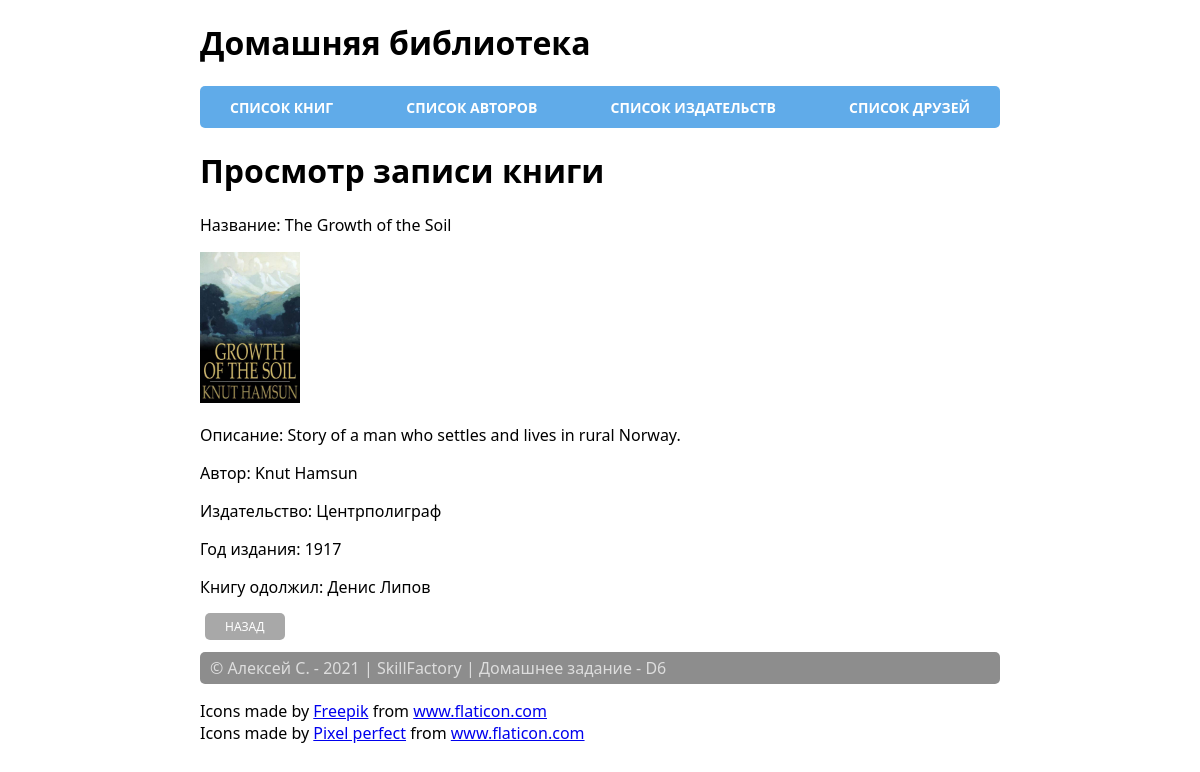
Screenshot of /book/1/ with the database file from the repository.
### home_library/models.py (models this page shows, shortened)
class Book(models.Model):
    ISBN = models.CharField(max_length=13,
                            verbose_name=_("Международный стандартный "
                                           "книжный номер"))
    title = models.TextField(verbose_name=_("Название"))
    description = models.TextField(verbose_name=_("Аннотация"))
    year_release = models.SmallIntegerField(verbose_name=_("Год издания"))
    copy_count = models.SmallIntegerField(verbose_name=_("Число копий"), null=True)
    price = models.DecimalField(max_digits=12, decimal_places=2, null=True,
                                verbose_name=_("Цена"))
    author = models.ForeignKey("home_library.Author", on_delete=models.CASCADE,
                               verbose_name=_("Автор"), related_name="book_author")
    publisher = models.ForeignKey("home_library.publisher", on_delete=SET_NULL, null=True,
                                  verbose_name=_("Издательство"), related_name="book_publisher")
    friends = models.ForeignKey("home_library.Friend", on_delete=SET_NULL, null=True, verbose_name=_("Должник"), related_name="book_friend")
    photo = models.ImageField(upload_to='book_photo', blank=True, verbose_name=_("Изображение книги"), null=True)

class Author(models.Model):
    full_name = models.TextField(verbose_name=_("Имя автора"))
    birth_year = models.SmallIntegerField(verbose_name=_("Год рожения"))
    country = models.CharField(max_length=2, verbose_name=_("Страна"))

class Publisher(models.Model):
    name = models.TextField(verbose_name='Название')
    address = models.TextField(verbose_name='Юридический адрес')
    web = models.TextField(verbose_name='Web-сайт')

class Friend(models.Model):
    full_name = models.TextField(verbose_name=_("Имя друга"))
    address = models.TextField(verbose_name=_("Адрес"))
    phone = models.TextField(verbose_name=_("Телефон"))

### home_library/views.py (the view)
# urls.py: path('book/<int:pk>/', BookDetail.as_view(), name='book_detail'),
class BookDetail(DetailView):
    model = Book
    template_name = 'book_detail.html'

### home_library/templates/book_detail.html (shortened to what this page needs)
{% extends 'base.html' %}
{% block extra_content %}
<h1>Просмотр записи книги</h1>
<p>Название: {{ book.title }}</p>
<p>
    {% if book.photo %}
    <img src="{{ book.photo.url }}" alt="" width="100px" height="auto">
    {% else %}
    <strong>Нет изображения книги</strong>
    {% endif %}
</p>
<p>Описание: {{ book.description }}</p>
<p>Автор: {{ book.author.full_name }}</p>
<p>Издательство: {{ book.publisher.name }}</p>
<p>Год издания: {{ book.year_release }}</p>
<p>Книгу одолжил: {{ book.friends.full_name }}</p>
<a class="link-cancel" href="{% url 'home_library:index' %}">Назад</a>
{% endblock %}

### static/css/style.css (style rules this page uses)
body { font-family: 'Segoe UI', Tahoma, Geneva, Verdana, sans-serif; }
.link-cancel { margin: 5px; padding: 5px 20px; background-color: rgb(168, 168, 168); border-radius: 5px; cursor: pointer; color: rgb(255, 255, 255); text-transform: uppercase; text-decoration: none; font-size: 12px; }

### rows the page displays
Book: title "The Growth of the Soil", photo (picture), description "Story of a man who settles and lives in rural Norway.", author.full_name "Knut Hamsun", publisher.name "Центрполиграф", year_release "1917", friends.full_name "Денис Липов"
